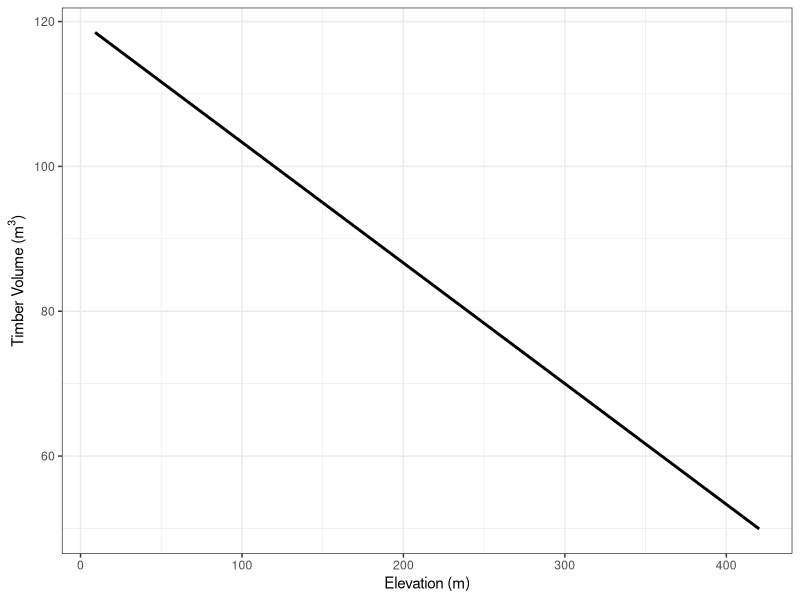
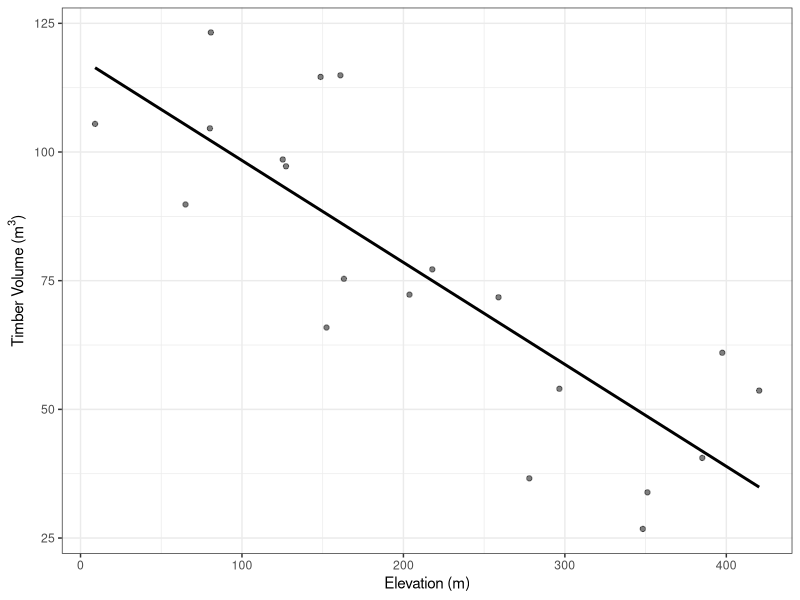
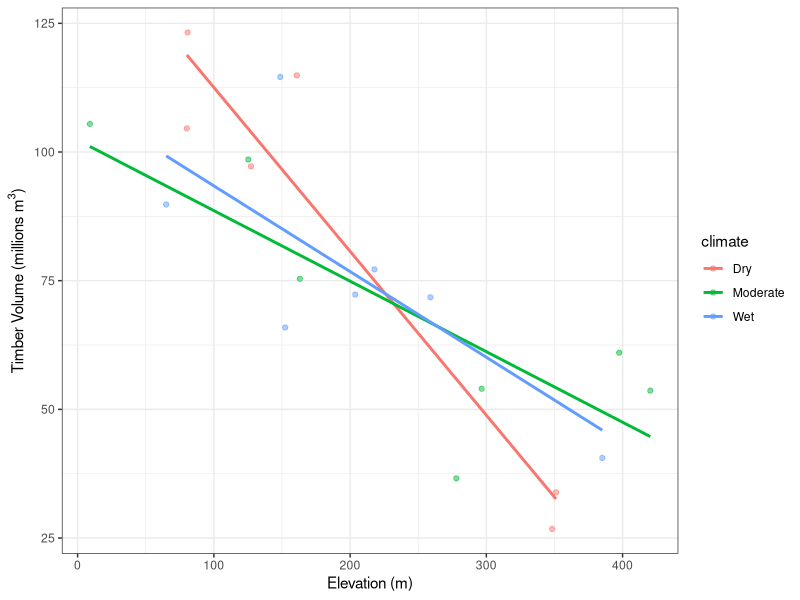
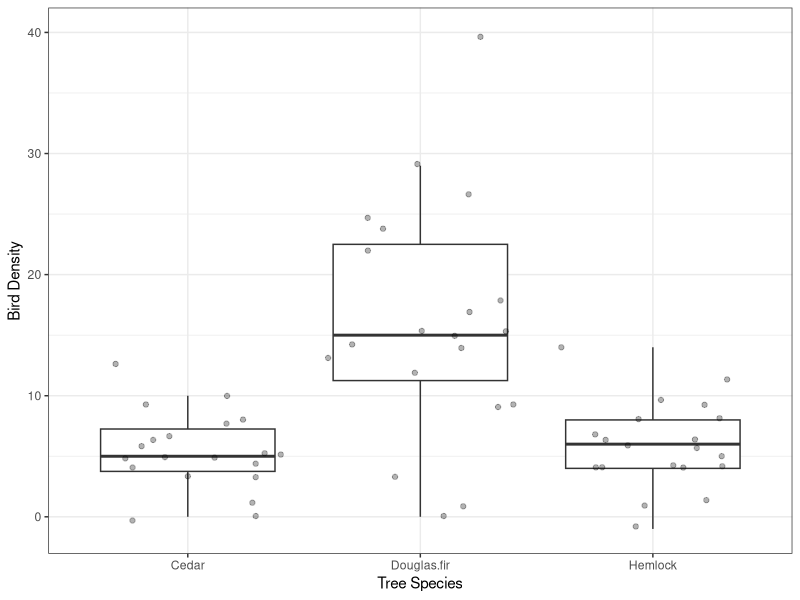
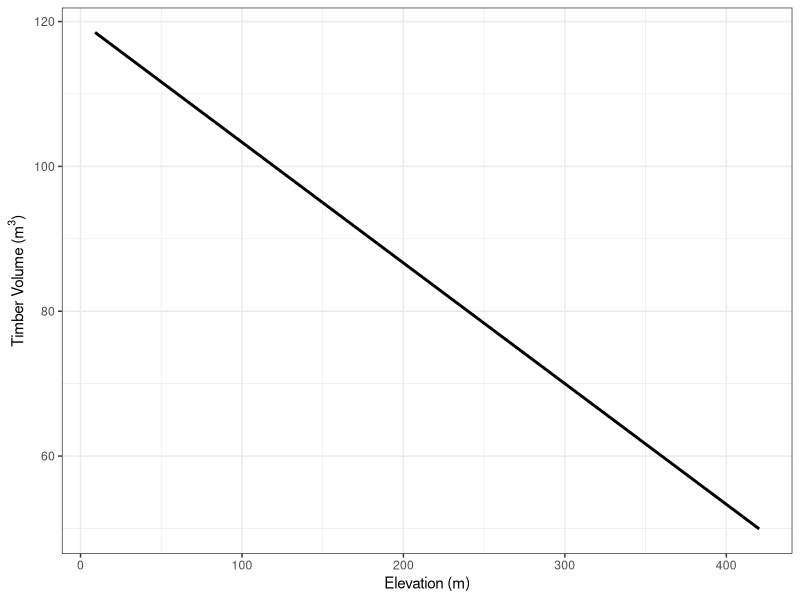
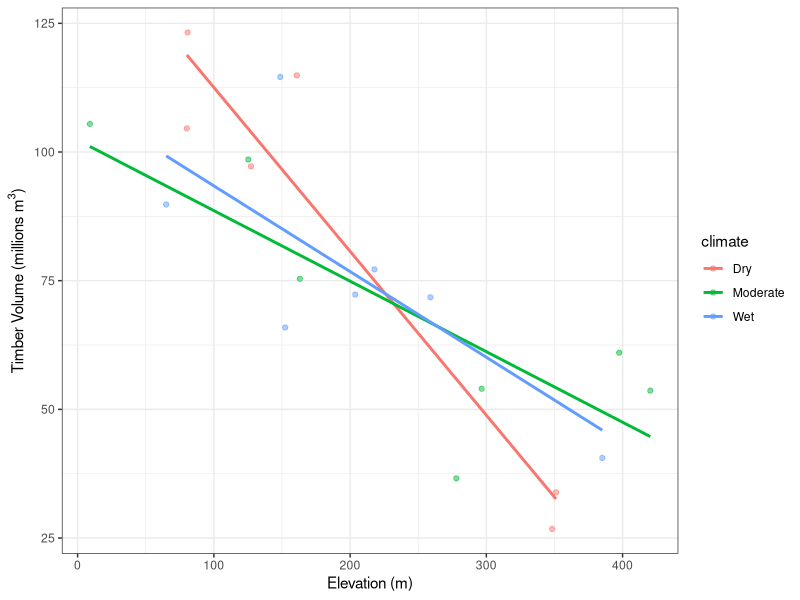
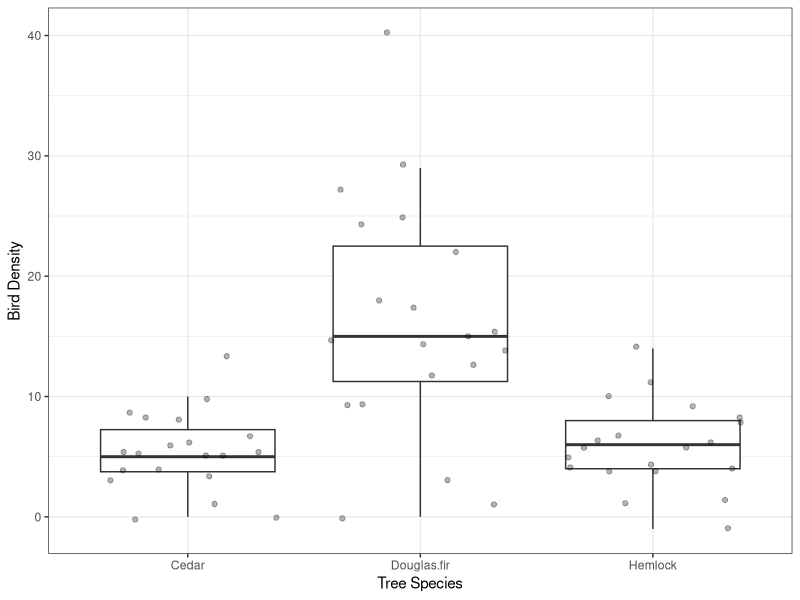

Here is the R script that generated these plots, in order:
## ---- chunk 1
#| warning: false

library(ggplot2)
library(truncnorm)
library(dplyr)
library(tidyr)

# set a seed for reproducibility
set.seed(10)
## ---- chunk 2
elevation <- rtruncnorm(a = 0, b = 1500, n = 20, mean = 200, sd = 200)
## ---- chunk 3
harvesting <- (elevation*(-1/6) + 120)

# y = slope(x) + intercept + random variation
harvesting_random <- (elevation * (-1 / 6) + 120 + rtruncnorm(a = -50, b = 50, n = 20, mean = 0, sd = 20))
## ---- chunk 4
#| warning: false
#| label: fig-first
#| fig-cap: "Relationship between elevation and harvested volume"
#| fig-subcap: true
#| layout-ncol: 2

# join
data1 <- data.frame(
  "elevation" = elevation,
  "harvesting" = harvesting,
  "harvesting_random" = harvesting_random)

# plot linear relationship without variability
p1 <- ggplot(data1, aes(y = harvesting, x = elevation)) +
  geom_line(linewidth = 1) + # line
  labs(x = "Elevation (m)", y = expression(paste("Timber Volume (",m^3, ")"))) + # add axis labels
  theme_bw()
p1

# plot linear relationship with variability
p2 <- ggplot(data1, aes(y = harvesting_random, x = elevation)) +
  geom_point(alpha = 0.5) + #add point data
  geom_smooth(method = "lm", se = FALSE, col = "black") + # add linear regression line
  labs(x = "Elevation (m)", y = expression(paste("Timber Volume (",m^3, ")"))) + # add axis labels
  theme_bw()
p2
## ---- chunk 5
lm1 <- lm(data = data1, harvesting_random ~ elevation)
summary(lm1)
## ---- chunk 6
#| warning: false
#| label: fig-second
#| fig-cap: "Relationship between elevation and harvested volume in relation to climate"

# create 3 climate classes with same length of data
climate <- as.factor(rep(c("Wet", "Moderate", "Dry"), length.out = 20))  # factor for plotting

# concatenate to original data
data1 <- cbind(data1, climate)

p2 <- ggplot(data1, aes(y = harvesting_random, x = elevation, col = climate)) + # assign color based on climate class
  geom_point(alpha=0.5) + #a dd point data
  geom_smooth(method = "lm", se = FALSE) + # add linear regression line (no variability)
  labs(x = "Elevation (m)", y = expression(paste("Timber Volume (millions ", m^3, ")"))) +# add axis labels
  theme_bw()
p2
## ---- chunk 7
lm2 <- lm(data = data1, harvesting_random ~ elevation + climate)
summary(lm2)
## ---- chunk 8
# rounded to 0 decimal places because these should be integers
cedar <-  rtruncnorm(a = 0, b = 20, n = 20, mean = 2, sd = 5) %>% round(0)
fir <- cedar * 3 + rtruncnorm(a = -1, b = 1, n = 20, mean = 0, sd = 1) %>% round(0)
hemlock <- cedar * 1 + rtruncnorm(a = -1, b = 2, n = 20, mean = 0, sd = 1) %>% round(0)
## ---- chunk 9
#| label: fig-third
#| fig-cap: "Boxplot of bird density by tree species"

# join
data2 <- data.frame(
  "Cedar" = cedar,
  "Douglas.fir" = fir,
  "Hemlock" = hemlock) %>%
  pivot_longer(1:3, names_to = "tree", values_to = "birds") # convert to long formatc

# housekeeping stuff for plotting
data2 <- as.data.frame(data2)
data2$tree <- as.factor(data2$tree)

p3 <- ggplot(data2, aes(x=tree, y=birds)) +
  geom_boxplot(outlier.shape=NA,) + # create boxplots and remove outliers
  geom_jitter(alpha=0.3) + # add the raw data, alpha specifies transparency
  labs(y = "Bird Density", x = "Tree Species") + # add axis labels
  theme_bw()
p3
## ---- chunk 10
aov1 <- aov(data = data2, birds ~ tree)
summary(aov1)
TukeyHSD(aov1)
## ---- chunk 11
#| warning: false
ggsave("figure1.jpg", p1) # specify dpi, width, height, device (png, dpf, etc.) here
ggsave("figure2.jpg", p2)
ggsave('figure3.jpg', p3)
